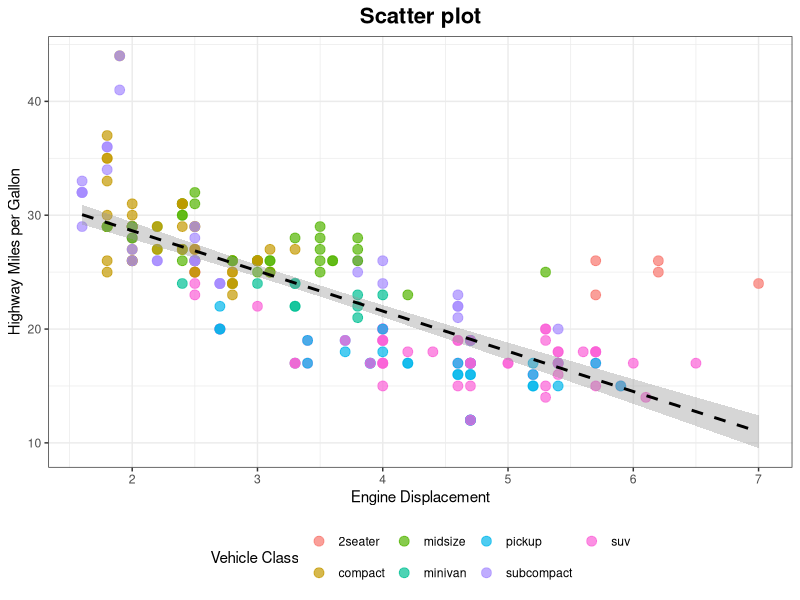
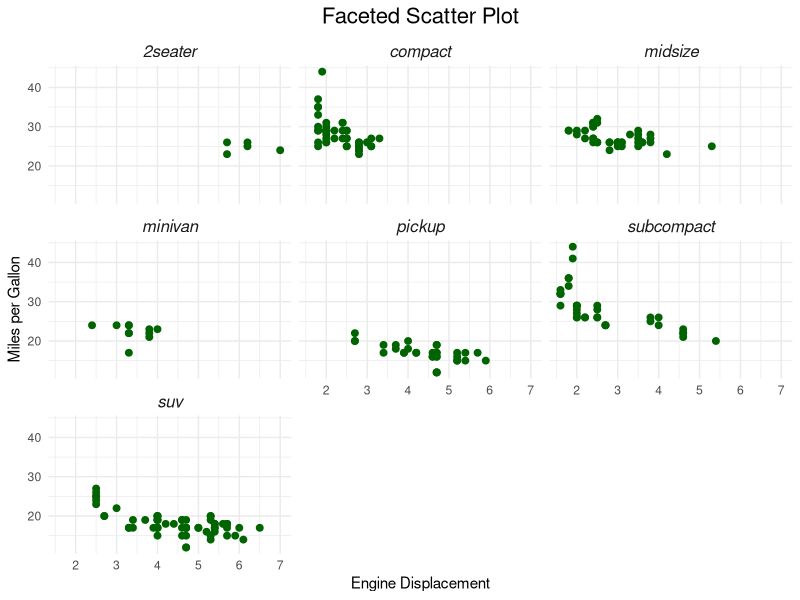

The R source for these figures, in order: (Note: this script raises an error after producing the figures.)
library(ggplot2)
library(reshape2)
library(dplyr)

data("mpg")

ggplot(mpg,aes(x=displ,y=hwy,color=class))+
  geom_point(size=3,alpha=0.7)+
  geom_smooth(method="lm",se=TRUE,linetype="dashed",color="black",size=1)+
  labs(title="Scatter plot",x="Engine Displacement",y="Highway Miles per Gallon",color="Vehicle Class")+
  theme_bw()+
  theme(plot.title=element_text(hjust=0.5,size=16,face="bold"),axis=element_text(size=14),legend.position="bottom")

ggplot(mpg,aes(x=displ,y=hwy))+
  geom_point(color="darkgreen",size=2)+
  facet_wrap(~class,ncol=3)+
  labs(title="Faceted Scatter Plot",x="Engine Displacement",y="Miles per Gallon")+
  theme_minimal()+
  theme(strip.text=element_text(size=12,face="italic"),plot.title=element_text(hjust=0.5,size=16))

data("diamonds")

corr_matrix <- cor(diamonds[,sapply(diamonds,is.numeric)],use="complete.obs")
corr_data <- melt(corr_matrix)

ggplot(corr_data,aes(Var1,Var2,fill=value))+
  geom_tile(color="white")+
  scale_fill_gradient2(low="blue",high="red",mid="white",midpoint=0,limit=c(-1,1),space="Lab",name="Correlation")+
  labs(title="Heatmap",x="Variables",y="Variables")+
  theme_minimal()+
  theme(axis.text.x=element_text(angle=45,hjust=1,axis.text.y=element_text(size=12),size=12),
        plot.title=element_text(hjust=0.5,size=16))

ggplot(mpg,aes(x=displ,y=hwy,color=class))+
  geom_point(size=3,shape=21,fill="lightblue",alpha=0.6)+
  theme_light()+
  scale_color_brewer(palette="Set2")+
  labs(title="Customized Scatter Plot",
      x="Engine Displacement",
      y="Miles per Gallon",color="Class")+
  theme(plot.title=element_text(face="bold",size=18),
        axis.title.x=element_text(size=14),
        axis.title.y=element_text(size=14),
        legend.background = element_rect(fill="grey90"))

annotated_plot <- ggplot(mpg,aes(x=displ,y=hwy,color=class))+
  geom_point(color="purple",size=3)+
  annotate("text",x=4,y=40,label="High Effeciency",color="red",size=5,fontface="bold",angle=15)+
  annotate("rect",xmin=2,xmax=4,ymin=30,ymax=30,alpha=0.2,fill="yellow",color="orange")+
  labs(title="Annotated Scatter Plot",x="Engine Displacement",y="Highway Miles per Gallon")+
  theme_classic()+
  theme(plot.title=element_text(hjust=0.5))

ggsave("annotated_scatter.png",annotated_plot,width=10,height=8,dpi=300)